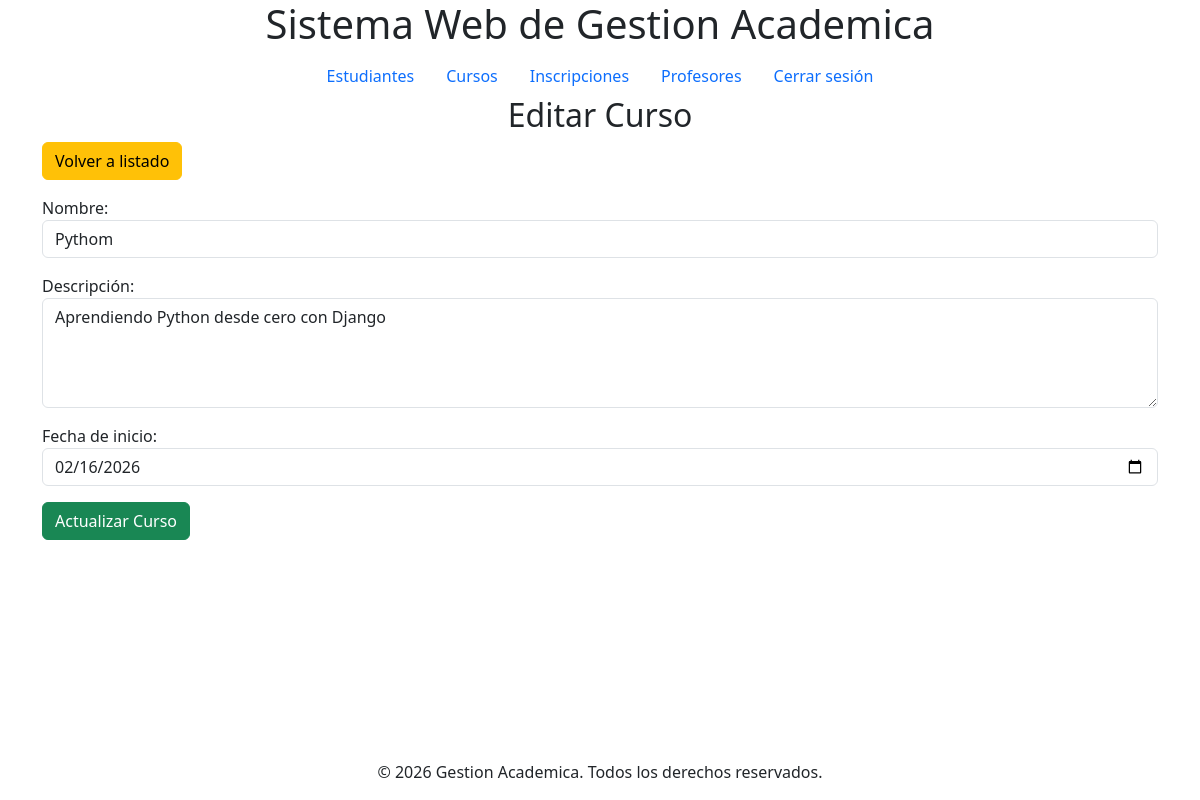
The app's page /courses/edit/1/ (signed in), older data.
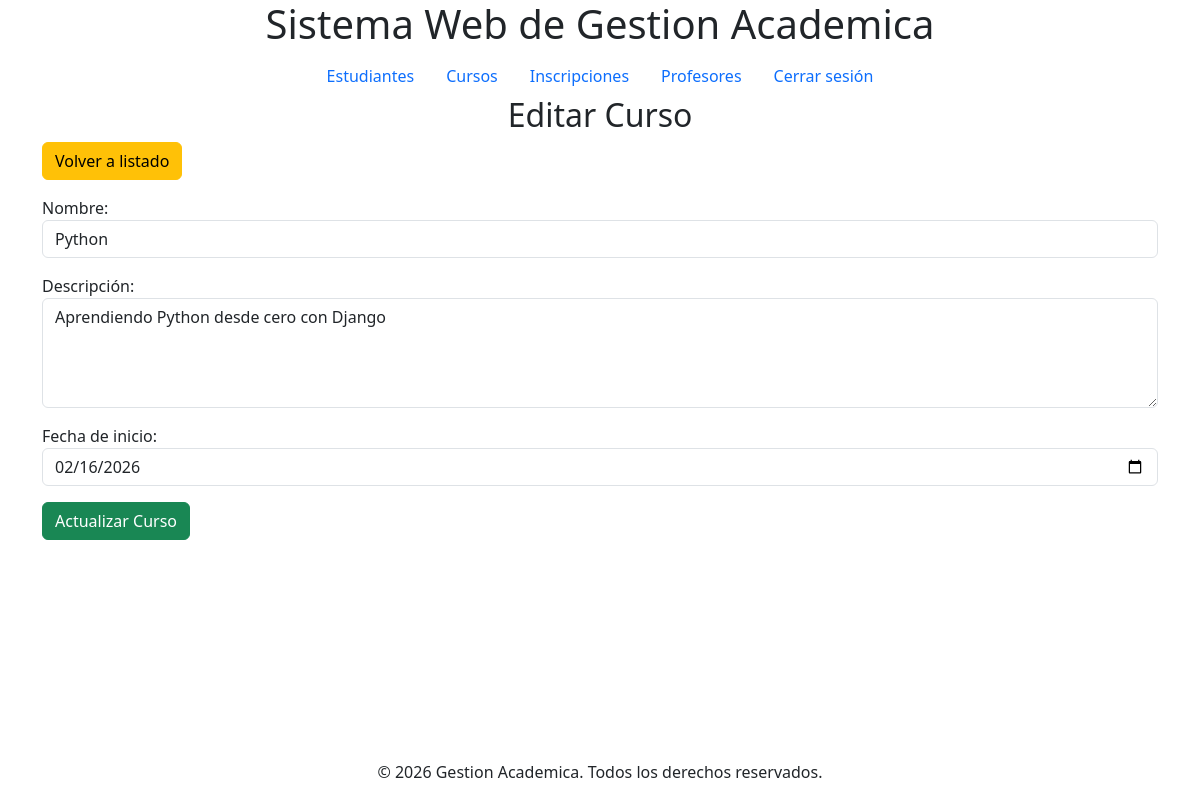
The same page, newer data.
### apps/courses/models.py (models this page shows, shortened)
class Course(models.Model):
    name = models.CharField(max_length=100)
    description = models.TextField()
    start_date = models.DateField()

### apps/courses/views.py (the view)
# urls.py: path('edit/<int:course_id>/', views.edit, name='edit_course'),
def edit(request, course_id):
    course = get_object_or_404(Course, id= course_id)
    form = CourseForm(instance=course)
    context = {
        'form': form,
        'course': course
    }
    return render(request, 'course/edit.html', context)

### apps/courses/forms.py
class CourseForm(forms.ModelForm):
    class Meta:
        model = Course
        fields = ["name", "description", "start_date"]
        labels = {
            "name": "Nombre",
            "description": "Descripción",
            "start_date": "Fecha de inicio",
        }
        widgets = {
            "name": forms.TextInput(attrs={"class": "form-control","placeholder": "Ingrese el nombre del curso","required": True}),
            "description": forms.Textarea(attrs={"class": "form-control", "placeholder": "Ingrese la descripción del curso", "rows": 4, "required": True}),
            "start_date": forms.DateInput(attrs={"class": "form-control", "type": "date", "required": True}, format="%Y-%m-%d"),
        }

### templates/course/edit.html (shortened to what this page needs)
{% extends 'base.html' %}
{% block content %}
<div class="container">
    <h2 class="text-center">Editar Curso</h2>
    <a href="{% url 'course_list' %}" class="btn btn-warning mb-3">Volver a listado</a>
    <form method="POST" action="{% url 'update_course' course.id %}">
        {{ form.as_p }}
        <button type="submit" class="btn btn-success">Actualizar Curso</button>
    </form>
</div>
{% endblock %}

Row changes from the older to the newer data that the page shows:
changed Course "Aprendiendo Python desde cero con Django": name "Pythom" → "Python"
